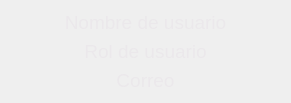
      <widget class="QWidget" name="layoutWidget">
       <property name="geometry">
        <rect>
         <x>10</x>
         <y>900</y>
         <width>291</width>
         <height>91</height>
        </rect>
       </property>
       <layout class="QVBoxLayout" name="verticalLayout">
        <item>
         <widget class="QLabel" name="lbl_nombre_usuario">
          <property name="font">
           <font>
            <pointsize>14</pointsize>
           </font>
          </property>
          <property name="styleSheet">
           <string notr="true">color: rgb(235, 232, 235);</string>
          </property>
          <property name="text">
           <string>&lt;html&gt;&lt;head/&gt;&lt;body&gt;&lt;p align=&quot;center&quot;&gt;Nombre de usuario&lt;/p&gt;&lt;/body&gt;&lt;/html&gt;</string>
          </property>
          <property name="wordWrap">
           <bool>true</bool>
          </property>
         </widget>
        </item>
        <item>
         <widget class="QLabel" name="lbl_rol_usuario">
          <property name="font">
           <font>
            <pointsize>14</pointsize>
           </font>
          </property>
          <property name="styleSheet">
           <string notr="true">color: rgb(235, 232, 235);</string>
          </property>
          <property name="text">
           <string>&lt;html&gt;&lt;head/&gt;&lt;body&gt;&lt;p align=&quot;center&quot;&gt;Rol de usuario&lt;/p&gt;&lt;/body&gt;&lt;/html&gt;</string>
          </property>
          <property name="wordWrap">
           <bool>true</bool>
          </property>
         </widget>
        </item>
        <item>
         <widget class="QLabel" name="lbl_correo">
          <property name="font">
           <font>
            <pointsize>14</pointsize>
           </font>
          </property>
          <property name="styleSheet">
           <string notr="true">color: rgb(235, 232, 235);</string>
          </property>
          <property name="text">
           <string>&lt;html&gt;&lt;head/&gt;&lt;body&gt;&lt;p align=&quot;center&quot;&gt;Correo&lt;/p&gt;&lt;/body&gt;&lt;/html&gt;</string>
          </property>
          <property name="wordWrap">
           <bool>true</bool>
          </property>
         </widget>
        </item>
       </layout>
      </widget>
